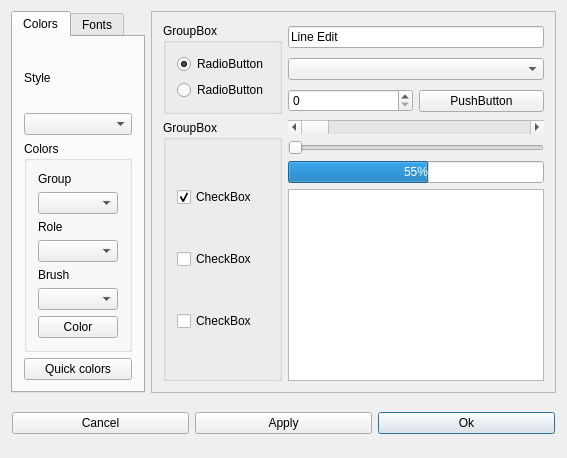
<ui version="4.0" >
 <class>LookAndFeelClass</class>
 <widget class="QDialog" name="LookAndFeelClass" >
  <property name="geometry" >
   <rect>
    <x>0</x>
    <y>0</y>
    <width>560</width>
    <height>392</height>
   </rect>
  </property>
  <property name="windowTitle" >
   <string>LookAndFeel</string>
  </property>
  <layout class="QGridLayout" >
   <item row="0" column="0" >
    <widget class="QTabWidget" name="tabWidget" >
     <property name="currentIndex" >
      <number>0</number>
     </property>
     <widget class="QWidget" name="tab_2" >
      <attribute name="title" >
       <string>Colors</string>
      </attribute>
      <layout class="QVBoxLayout" >
       <item>
        <widget class="QLabel" name="label_4" >
         <property name="text" >
          <string>Style</string>
         </property>
        </widget>
       </item>
       <item>
        <widget class="QComboBox" name="comboBox_style" />
       </item>
       <item>
        <widget class="QGroupBox" name="groupBox_3" >
         <property name="title" >
          <string>Colors</string>
         </property>
         <layout class="QVBoxLayout" >
          <item>
           <widget class="QLabel" name="label_2" >
            <property name="text" >
             <string>Group</string>
            </property>
           </widget>
          </item>
          <item>
           <widget class="QComboBox" name="comboBox_group" />
          </item>
          <item>
           <widget class="QLabel" name="label" >
            <property name="text" >
             <string>Role</string>
            </property>
           </widget>
          </item>
          <item>
           <widget class="QComboBox" name="comboBox_role" />
          </item>
          <item>
           <widget class="QLabel" name="label_3" >
            <property name="text" >
             <string>Brush</string>
            </property>
           </widget>
          </item>
          <item>
           <widget class="QComboBox" name="comboBox_brush" />
          </item>
          <item>
           <widget class="QPushButton" name="pushButton_color" >
            <property name="text" >
             <string>Color</string>
            </property>
           </widget>
          </item>
         </layout>
        </widget>
       </item>
       <item>
        <widget class="QPushButton" name="pushButton_quick" >
         <property name="text" >
          <string>Quick colors</string>
         </property>
        </widget>
       </item>
      </layout>
     </widget>
     <widget class="QWidget" name="tab_3" >
      <attribute name="title" >
       <string>Fonts</string>
      </attribute>
     </widget>
    </widget>
   </item>
   <item row="0" column="1" >
    <widget class="QFrame" name="frame" >
     <property name="sizePolicy" >
      <sizepolicy vsizetype="Minimum" hsizetype="Minimum" >
       <horstretch>0</horstretch>
       <verstretch>0</verstretch>
      </sizepolicy>
     </property>
     <property name="frameShape" >
      <enum>QFrame::StyledPanel</enum>
     </property>
     <property name="frameShadow" >
      <enum>QFrame::Sunken</enum>
     </property>
     <layout class="QGridLayout" >
      <item row="2" column="1" >
       <widget class="QSpinBox" name="spinBox" />
      </item>
      <item row="1" column="1" colspan="2" >
       <widget class="QComboBox" name="comboBox_2" />
      </item>
      <item row="2" column="2" >
       <widget class="QPushButton" name="pushButton" >
        <property name="text" >
         <string>PushButton</string>
        </property>
       </widget>
      </item>
      <item row="3" column="1" colspan="2" >
       <widget class="QScrollBar" name="horizontalScrollBar" >
        <property name="orientation" >
         <enum>Qt::Horizontal</enum>
        </property>
       </widget>
      </item>
      <item row="4" column="1" colspan="2" >
       <widget class="QSlider" name="horizontalSlider" >
        <property name="orientation" >
         <enum>Qt::Horizontal</enum>
        </property>
       </widget>
      </item>
      <item row="6" column="1" colspan="2" >
       <widget class="QTextBrowser" name="textBrowser" />
      </item>
      <item row="0" column="1" colspan="2" >
       <widget class="QLineEdit" name="lineEdit" >
        <property name="text" >
         <string>Line Edit</string>
        </property>
       </widget>
      </item>
      <item rowspan="3" row="0" column="0" >
       <widget class="QGroupBox" name="groupBox" >
        <property name="title" >
         <string>GroupBox</string>
        </property>
        <layout class="QVBoxLayout" >
         <item>
          <widget class="QRadioButton" name="radioButton" >
           <property name="text" >
            <string>RadioButton</string>
           </property>
           <property name="checked" >
            <bool>true</bool>
           </property>
          </widget>
         </item>
         <item>
          <widget class="QRadioButton" name="radioButton_2" >
           <property name="text" >
            <string>RadioButton</string>
           </property>
          </widget>
         </item>
        </layout>
       </widget>
      </item>
      <item rowspan="4" row="3" column="0" >
       <widget class="QGroupBox" name="groupBox_2" >
        <property name="title" >
         <string>GroupBox</string>
        </property>
        <layout class="QVBoxLayout" >
         <item>
          <widget class="QCheckBox" name="checkBox" >
           <property name="text" >
            <string>CheckBox</string>
           </property>
           <property name="checked" >
            <bool>true</bool>
           </property>
          </widget>
         </item>
         <item>
          <widget class="QCheckBox" name="checkBox_2" >
           <property name="text" >
            <string>CheckBox</string>
           </property>
          </widget>
         </item>
         <item>
          <widget class="QCheckBox" name="checkBox_3" >
           <property name="text" >
            <string>CheckBox</string>
           </property>
          </widget>
         </item>
        </layout>
       </widget>
      </item>
      <item row="5" column="1" colspan="2" >
       <widget class="QProgressBar" name="progressBar" >
        <property name="value" >
         <number>55</number>
        </property>
       </widget>
      </item>
     </layout>
    </widget>
   </item>
   <item row="1" column="0" colspan="2" >
    <widget class="QFrame" name="frame_2" >
     <property name="minimumSize" >
      <size>
       <width>16</width>
       <height>48</height>
      </size>
     </property>
     <property name="frameShape" >
      <enum>QFrame::NoFrame</enum>
     </property>
     <property name="frameShadow" >
      <enum>QFrame::Raised</enum>
     </property>
     <layout class="QHBoxLayout" >
      <property name="leftMargin" >
       <number>1</number>
      </property>
      <property name="topMargin" >
       <number>1</number>
      </property>
      <property name="rightMargin" >
       <number>1</number>
      </property>
      <property name="bottomMargin" >
       <number>1</number>
      </property>
      <item>
       <widget class="QPushButton" name="pushButton_cancel" >
        <property name="text" >
         <string>Cancel</string>
        </property>
       </widget>
      </item>
      <item>
       <widget class="QPushButton" name="pushButton_apply" >
        <property name="text" >
         <string>Apply</string>
        </property>
       </widget>
      </item>
      <item>
       <widget class="QPushButton" name="pushButton_ok" >
        <property name="text" >
         <string>Ok</string>
        </property>
        <property name="default" >
         <bool>true</bool>
        </property>
       </widget>
      </item>
     </layout>
    </widget>
   </item>
  </layout>
 </widget>
 <layoutdefault spacing="6" margin="11" />
 <resources/>
 <connections>
  <connection>
   <sender>pushButton_cancel</sender>
   <signal>clicked()</signal>
   <receiver>LookAndFeelClass</receiver>
   <slot>reject()</slot>
   <hints>
    <hint type="sourcelabel" >
     <x>166</x>
     <y>371</y>
    </hint>
    <hint type="destinationlabel" >
     <x>48</x>
     <y>364</y>
    </hint>
   </hints>
  </connection>
  <connection>
   <sender>pushButton_ok</sender>
   <signal>clicked()</signal>
   <receiver>LookAndFeelClass</receiver>
   <slot>acceptWithApply()</slot>
   <hints>
    <hint type="sourcelabel" >
     <x>549</x>
     <y>371</y>
    </hint>
    <hint type="destinationlabel" >
     <x>424</x>
     <y>362</y>
    </hint>
   </hints>
  </connection>
  <connection>
   <sender>pushButton_apply</sender>
   <signal>clicked()</signal>
   <receiver>LookAndFeelClass</receiver>
   <slot>applyAll()</slot>
   <hints>
    <hint type="sourcelabel" >
     <x>367</x>
     <y>371</y>
    </hint>
    <hint type="destinationlabel" >
     <x>222</x>
     <y>362</y>
    </hint>
   </hints>
  </connection>
  <connection>
   <sender>comboBox_role</sender>
   <signal>activated(int)</signal>
   <receiver>LookAndFeelClass</receiver>
   <slot>set_role(int)</slot>
   <hints>
    <hint type="sourcelabel" >
     <x>31</x>
     <y>177</y>
    </hint>
    <hint type="destinationlabel" >
     <x>4</x>
     <y>194</y>
    </hint>
   </hints>
  </connection>
  <connection>
   <sender>comboBox_group</sender>
   <signal>activated(int)</signal>
   <receiver>LookAndFeelClass</receiver>
   <slot>set_group(int)</slot>
   <hints>
    <hint type="sourcelabel" >
     <x>31</x>
     <y>131</y>
    </hint>
    <hint type="destinationlabel" >
     <x>4</x>
     <y>152</y>
    </hint>
   </hints>
  </connection>
  <connection>
   <sender>comboBox_brush</sender>
   <signal>activated(int)</signal>
   <receiver>LookAndFeelClass</receiver>
   <slot>set_brush(int)</slot>
   <hints>
    <hint type="sourcelabel" >
     <x>31</x>
     <y>223</y>
    </hint>
    <hint type="destinationlabel" >
     <x>2</x>
     <y>242</y>
    </hint>
   </hints>
  </connection>
  <connection>
   <sender>pushButton_color</sender>
   <signal>clicked()</signal>
   <receiver>LookAndFeelClass</receiver>
   <slot>set_color()</slot>
   <hints>
    <hint type="sourcelabel" >
     <x>31</x>
     <y>249</y>
    </hint>
    <hint type="destinationlabel" >
     <x>3</x>
     <y>272</y>
    </hint>
   </hints>
  </connection>
  <connection>
   <sender>comboBox_style</sender>
   <signal>activated(QString)</signal>
   <receiver>LookAndFeelClass</receiver>
   <slot>set_style(QString)</slot>
   <hints>
    <hint type="sourcelabel" >
     <x>20</x>
     <y>60</y>
    </hint>
    <hint type="destinationlabel" >
     <x>287</x>
     <y>352</y>
    </hint>
   </hints>
  </connection>
  <connection>
   <sender>pushButton_quick</sender>
   <signal>clicked()</signal>
   <receiver>LookAndFeelClass</receiver>
   <slot>quick()</slot>
   <hints>
    <hint type="sourcelabel" >
     <x>82</x>
     <y>307</y>
    </hint>
    <hint type="destinationlabel" >
     <x>3</x>
     <y>308</y>
    </hint>
   </hints>
  </connection>
 </connections>
</ui>
